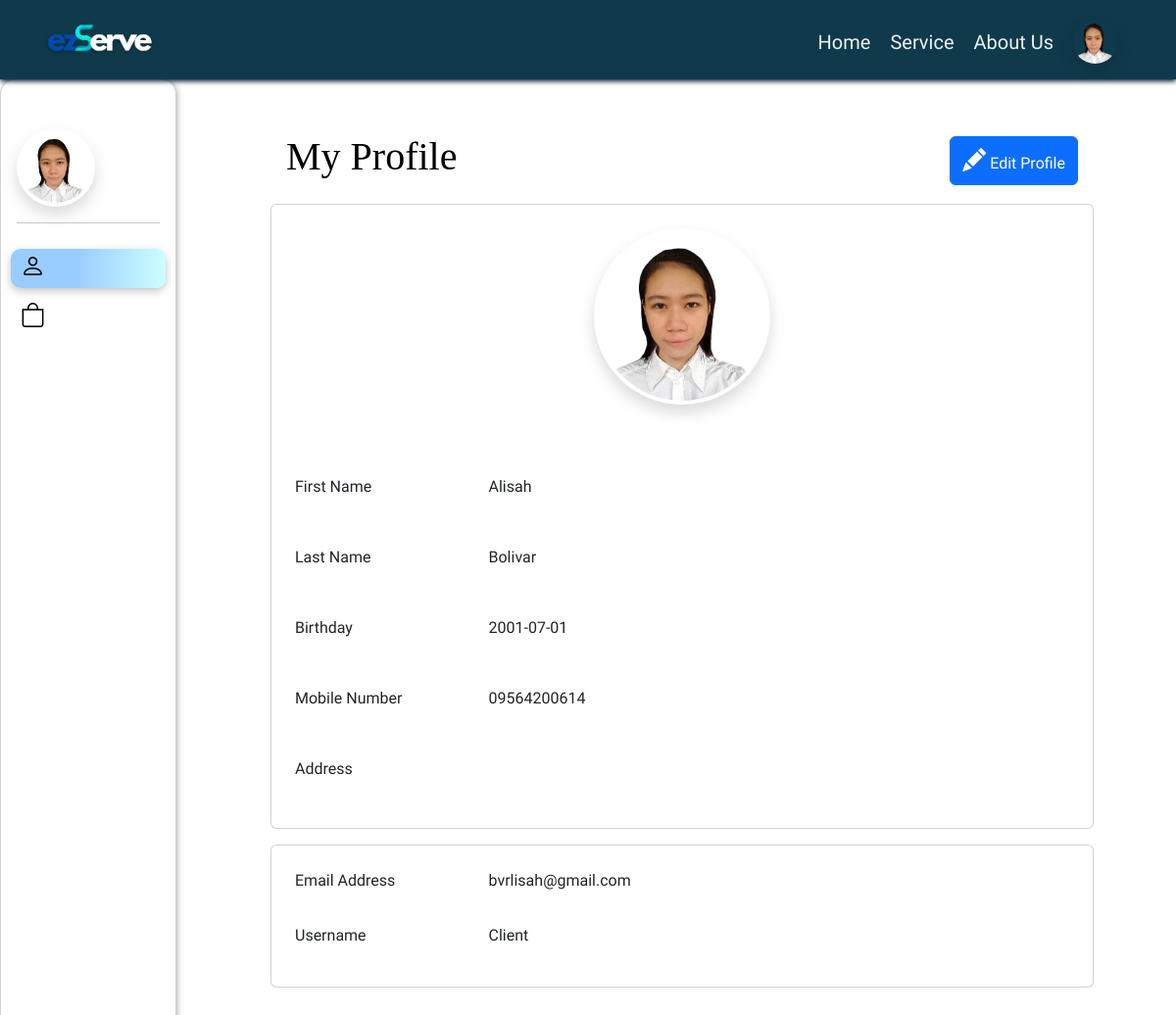
The app's page /?page=client_profile (signed in) with its own data.
### tables this page shows
CREATE TABLE `client` (
  `clientID` int(11) NOT NULL,
  `fname` varchar(50) NOT NULL,
  `lname` varchar(50) NOT NULL,
  `birthday` date NOT NULL,
  `email` varchar(50) NOT NULL,
  `verification_code` int(100) NOT NULL,
  `number` varchar(30) NOT NULL,
  `ownerAddress` varchar(255) NOT NULL,
  `username` varchar(100) NOT NULL,
  `password` varchar(100) NOT NULL,
  `repassword` varchar(100) NOT NULL,
  `usertype` varchar(50) NOT NULL,
  `profileImage` longblob NOT NULL,
  `status` tinyint(4) NOT NULL,
  `created` timestamp NOT NULL DEFAULT current_timestamp(),
  `updated` timestamp NOT NULL DEFAULT current_timestamp()
);

### functions.php (called while the page is built, shortened)
<?php
function element( $el ) {
	include ROOT_DIR . "/elements/$el.php";
}

### index.php (called while the page is built, shortened)
<?php
	require 'functions.php';
	require 'page.php';
?>

### app/functions/userFunction.php (called while the page is built, shortened)
<?php
function viewUser($userID) {
    global $DB;
    $usertype = $_SESSION[AUTH_TYPE];
    if ($usertype === 'client') {
        $query = $DB->prepare("SELECT * FROM client WHERE clientID = ?");
    } elseif ($usertype === 'business owner') {
        $query = $DB->prepare("SELECT * FROM business_owner WHERE ownerID = ?");
    } else {
        return null;
    }
    $query->bind_param("i", $userID);
    $query->execute();
    $result = $query->get_result();
    $user = $result->fetch_object();
    return $user;
}
?>

### elements/profile-form.php (the view, shortened to what this page needs)
<?php
$userData = viewUser($_SESSION['userID']);
$fname = $userData->fname;
$lname = $userData->lname;
$birthday = $userData->birthday;
$email = $userData->email;
$number = $userData->number;
$username = $userData->username;
$profileImage = $userData->profileImage;
?>
<div class="pb-5" style="height: auto ">
<div id="profile" class="profile" style="margin: 120px 0 0 23%; width: 70vw" >
  <div class="d-flex justify-content-between align-items-center p-3">
    <h1 >My Profile</h1>
    <a href="#" class="btn-edit btn-md btn btn-primary float-end  " onclick="toggleEditable()">
    <i id="pencilIcon" class="bi bi-pencil-fill" style="font-size: 24px; "></i>
                <span class="mt-1">Edit Profile</span>
    </a>
  </div>
  <form id="profileForm" method="POST" class="pb-5 " enctype="multipart/form-data">
        <div class="form">
            <div class="card p-4 mb-3">
            <div class="row g-3">
                <div class="d-flex justify-content-center align-items-center mb-2 ">
                <div>
                        <img class="profileImg rounded-circle shadow p-1 mb-5 bg-white" id="preview_profileImage" alt="Profile Image"
                        src="<?php echo !empty($profileImage) ? $profileImage : 'assets/images/profile-placeholder.jpg'; ?>"
                        style="width: 180px">
                </div>
                </div>
                <div class="fields mb-3 ">
                    <label class="mb-2 col-lg-3 col-sm-5" for="fname">First Name</label>
                    <p id="fnameDisplay" style="display:block"><?php echo $fname; ?></p>
                </div>
                <div class=" fields mb-3">
                    <label class="mb-2 col-lg-3 col-sm-5" for="lname">Last Name</label>
                    <p id="lnameDisplay" style="display:block"><?php echo $lname; ?></p>
                </div>
                <div class="fields  mb-3 ">
                    <label class="mb-2 col-lg-3 col-sm-5" for="birthday">Birthday</label>
                    <p id="birthdayDisplay" style="display:block"><?php echo $birthday; ?></p>
                </div>
                <div class="fields  mb-3 ">
                    <label class="mb-2 col-lg-3 col-sm-5 " for="number">Mobile Number</label>
                    <p id="numberDisplay" style="display:block"><?php echo $number; ?></p>
                </div>
                <div class="fields mb-3 ">
                    <label class="mb-2 col-lg-3 col-sm-5" for="ownerAddress">Address</label>
                </div>
</div>
                </div>
                <div class="card p-4">
                    <div class="fields mb-3 ">
                        <label class="mb-2 col-lg-3 col-sm-5 " for="email">Email Address</label>
                        <p id="emailDisplay" style="display:block"><?php echo $email; ?></p>
                    </div>
                    <div class="fields ">
                        <label class="mb-2 col-lg-3 col-sm-5 " for="username">Username</label>
                        <p id="usernameDisplay" style="display:block"><?php echo $username; ?></p>
                    </div>
                </div>
                <div class="d-flex justify-content-end p-3" id="buttons">
                </div>
                </div>
        </div>
</div>

### elements/header.php (shortened to what this page needs)
<?php if( ! defined( 'ACCESS' ) ) die( 'DIRECT ACCESS NOT ALLOWED' );
$current_page = isset($_GET['page']) ? $_GET['page'] : 'default';
if (isset($_SESSION['userID'])) {
    $userData = viewUser($_SESSION['userID']);
    $profileImage = !empty($userData->profileImage) ? $userData->profileImage : '';
} else {
    $profileImage = '';
}
?>
<!DOCTYPE html>
<html lang="en">
<head>
    <link href="https://cdn.jsdelivr.net/npm/bootstrap@5.3.0/dist/css/bootstrap.min.css" rel="stylesheet">
    <link rel="stylesheet" href="https://cdn.jsdelivr.net/npm/bootstrap-icons@1.3.0/font/bootstrap-icons.css">
    <link href="./assets/view.css" rel="stylesheet">
  </head>
<body>
    <header class="header align-items-center justify-content-center fixed-top  " style="height: auto">
    <div class=" header-nav d-flex justify-content-between align-items-center" style="height: auto">
        <div class="title">
            <img class="logo col-sm-7" src="assets/images/has shadow.png">
        </div>
        <nav class="d-flex  align-items-center ">
        <ul class="burger-menu " id="burgerDropdown" >
        <li><a class="burger-item <?php echo ($current_page === 'default') ? 'active' : ''; ?>" href="<?= SITE_URL ?>/?page=default">Home</a></li>
    <li><a class="burger-item <?php echo ($current_page === 'services') ? 'active' : ''; ?>" href="<?= SITE_URL ?>/?page=services">Service</a></li>
    <li><a class="burger-item <?php echo ($current_page === 'about') ? 'active' : ''; ?>" href="<?= SITE_URL ?>/?page=about">About Us</a></li>
                <?php if (isset($_SESSION[AUTH_ID])) { ?>
            <li class="dropdown profile-drop" >
            <?php if (isset($_SESSION[AUTH_NAME])): ?>
                <a class="d-flex" href="#" id="navbarDropdown" role="button" data-bs-toggle="dropdown" aria-expanded="false">
                    <?php if (isset($_SESSION[AUTH_ID]) && !empty($profileImage)): ?>
                        <img class=" rounded-circle shadow " src="<?php echo $profileImage; ?>" alt="User's Picture" style="width: 45px; height: 45px;">
                    <?php else: ?>
                        <i class="bi bi-person-circle" style="font-size: 45px"></i>
                    <?php endif; ?>
                </a>
            <?php else: ?>
                <a class="d-flex" href="#" id="navbarDropdown" role="button" data-bs-toggle="dropdown" aria-expanded="false">
                    <i class="bi bi-person-fill"></i>
                </a>
            <?php endif; ?>
            </li>
        <?php } ?>
    </ul>
</nav>
    </div>
</header>

### elements/client-side-nav.php (shortened to what this page needs)
<?php
$userData = viewUser($_SESSION['userID']);
$profileImage = $userData->profileImage;
?>
<div class="side-nav card fixed-top  rounded-4 bg-opacity-10 bg-white">
<?php if (isset($_SESSION[AUTH_ID])) { ?>
    <?php if ($_SESSION[AUTH_TYPE] === 'client') { ?>
      <div class="d-flex mx-3 justify-content-start align-items-center">
    <?php if (!empty($profileImage)): ?>
        <img class="profileImg rounded-circle shadow p-1 bg-white" id="preview_profileImage" alt="Profile Image"
            src="<?php echo $profileImage; ?>" style="width:5rem; height: 5rem">
    <?php else: ?>
        <i class="bi bi-person-circle" style="font-size: 2rem"></i>
    <?php endif; ?>
</div>
    <?php } ?>
        <hr class="mx-3">
        <div class="">
          <div class="nav-item <?php echo ($_GET['page'] === 'client_profile') ? 'active' : ''; ?>"><a href="<?php echo SITE_URL ?>/?page=client_profile" class="py-2"><i class="bi bi-person"></i><span>My Profile</span></i></a></div>
          <div class="nav-item <?php echo ($_GET['page'] === 'client-order-history') ? 'active' : ''; ?>"><a href="<?php echo SITE_URL ?>/?page=client-order-history"><i class="bi bi-bag"></i><span>Order History</span></i></a></div>
           </div>
           <?php } ?>
      </div>

### assets/view.css (style rules this page uses)
body { font-family: "Lexend exa", Arial; overflow-x: hidden; background-image: url(./images/bg-2.png); background-repeat:repeat-y; background-size: cover; }
h1 { color: #000000; }
header { background-color: #0f3a4b; box-shadow: 0px 2px 5px #031b23; }
nav li { list-style: none; padding: 0px 10px; }
nav ul { margin-top: 20px; }
a { text-decoration: none; }
.nav-item { margin: 10px 10px 0px 10px; }
.side-nav { position: fixed; top: 80px; bottom: 0; left: 0; padding: 50px 0 0; box-shadow: 2px 0 10px -5px #333; z-index: 600; width: 18em; }
.side-nav .nav-item { list-style: none; height: 40px; }
.side-nav .nav-item { padding: 0 10px 0 10px; }
.side-nav .nav-item.active { border-radius: 10px; box-shadow: rgba(0, 0, 0, 0.24) 0px 3px 8px; ; background:linear-gradient(to left, #ccffff 0%, #99ccff 58%); }
.side-nav i { font-size: 25px; color: black; padding-right: 5px; }
h1 { font-family: "Arvo"!important; }

### elements/header.php (style rules this page uses)
@media (max-width: 2000px) { .logo { width: 10rem; height: 5rem; margin-left: 20px; } }
@media (max-width: 2000px) { nav { margin: 0 50px; } }
@media (max-width: 2000px) { nav ul { display: flex; justify-content: space-between; align-items: center; } }
@media (max-width: 2000px) { .title { display:flex; flex-direction: row; align-items: center; justify-content: center; } }
@media (max-width: 2000px) { .burger-menu li a { color: #f1f1f1; text-decoration: none; font-size: 20px; } }
nav { display: flex; justify-content: start; }
nav ul { padding:0; }
.profile-drop { z-index: 1040!important; }

### elements/client-side-nav.php (style rules this page uses)
@media (max-width: 1300px) { .side-nav i { font-size: 25px; } }
@media (max-width: 1300px) { .side-nav { width: 15vw; } }

### elements/profile-form.php (style rules this page uses)
@media (max-width: 1700px) { .fields { display: flex; flex-direction: row } }
@media (max-width: 1700px) { .profileImg { width: 180px; height: 180px; } }

### records on screen
client: profileImage (picture), fname "Alisah", lname "Bolivar", birthday "2001-07-01", number "09564200614", email "bvrlisah@gmail.com", username "Client"
